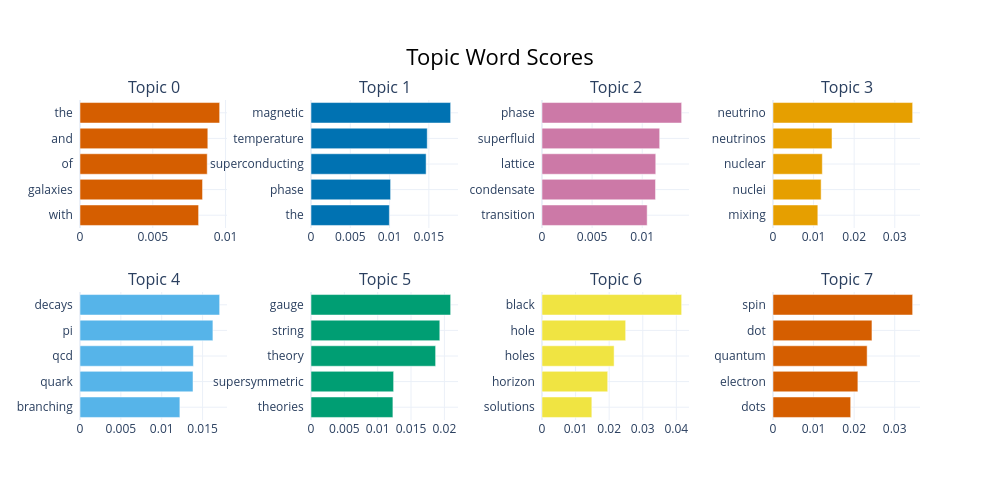

The notebook cell this image was saved under:
### Markdown cell above
The topic value of -1 refers to all outliers and should typically be ignored. The method `visualize_barchart` can be used to visualize the top words for each topic in a bar chart format, which can help to better understand the identified topics and their associated keywords.

### Code cell
model.visualize_barchart()

### Figure 1 — Plotly figure (JSON) as saved in the notebook; plotly's stock layout.template omitted (floating-point values rounded to 4 significant figures)
{"data": [{"marker": {"color": "#D55E00"}, "orientation": "h", "type": "bar", "x": [0.008148, 0.008419, 0.00874, 0.008782, 0.009595], "xaxis": "x", "y": ["with  ", "galaxies  ", "of  ", "and  ", "the  "], "yaxis": "y"}, {"marker": {"color": "#0072B2"}, "orientation": "h", "type": "bar", "x": [0.009974, 0.01013, 0.01465, 0.01479, 0.01777], "xaxis": "x2", "y": ["the  ", "phase  ", "superconducting  ", "temperature  ", "magnetic  "], "yaxis": "y2"}, {"marker": {"color": "#CC79A7"}, "orientation": "h", "type": "bar", "x": [0.01049, 0.01133, 0.01135, 0.01174, 0.01393], "xaxis": "x3", "y": ["transition  ", "condensate  ", "lattice  ", "superfluid  ", "phase  "], "yaxis": "y3"}, {"marker": {"color": "#E69F00"}, "orientation": "h", "type": "bar", "x": [0.01105, 0.01186, 0.01215, 0.01454, 0.03441], "xaxis": "x4", "y": ["mixing  ", "nuclei  ", "nuclear  ", "neutrinos  ", "neutrino  "], "yaxis": "y4"}, {"marker": {"color": "#56B4E9"}, "orientation": "h", "type": "bar", "x": [0.01222, 0.01383, 0.01388, 0.01626, 0.01709], "xaxis": "x5", "y": ["branching  ", "quark  ", "qcd  ", "pi  ", "decays  "], "yaxis": "y5"}, {"marker": {"color": "#009E73"}, "orientation": "h", "type": "bar", "x": [0.01228, 0.01239, 0.01869, 0.01931, 0.02094], "xaxis": "x6", "y": ["theories  ", "supersymmetric  ", "theory  ", "string  ", "gauge  "], "yaxis": "y6"}, {"marker": {"color": "#F0E442"}, "orientation": "h", "type": "bar", "x": [0.01484, 0.01957, 0.02147, 0.02491, 0.04158], "xaxis": "x7", "y": ["solutions  ", "horizon  ", "holes  ", "hole  ", "black  "], "yaxis": "y7"}, {"marker": {"color": "#D55E00"}, "orientation": "h", "type": "bar", "x": [0.01915, 0.02093, 0.02321, 0.0244, 0.03443], "xaxis": "x8", "y": ["dots  ", "electron  ", "quantum  ", "dot  ", "spin  "], "yaxis": "y8"}], "layout": {"annotations": [{"font": {"size": 16}, "showarrow": false, "text": "Topic 0", "x": 0.0875, "xanchor": "center", "xref": "paper", "y": 1, "yanchor": "bottom", "yref": "paper"}, {"font": {"size": 16}, "showarrow": false, "text": "Topic 1", "x": 0.3625, "xanchor": "center", "xref": "paper", "y": 1, "yanchor": "bottom", "yref": "paper"}, {"font": {"size": 16}, "showarrow": false, "text": "Topic 2", "x": 0.6375, "xanchor": "center", "xref": "paper", "y": 1, "yanchor": "bottom", "yref": "paper"}, {"font": {"size": 16}, "showarrow": false, "text": "Topic 3", "x": 0.9125, "xanchor": "center", "xref": "paper", "y": 1, "yanchor": "bottom", "yref": "paper"}, {"font": {"size": 16}, "showarrow": false, "text": "Topic 4", "x": 0.0875, "xanchor": "center", "xref": "paper", "y": 0.4, "yanchor": "bottom", "yref": "paper"}, {"font": {"size": 16}, "showarrow": false, "text": "Topic 5", "x": 0.3625, "xanchor": "center", "xref": "paper", "y": 0.4, "yanchor": "bottom", "yref": "paper"}, {"font": {"size": 16}, "showarrow": false, "text": "Topic 6", "x": 0.6375, "xanchor": "center", "xref": "paper", "y": 0.4, "yanchor": "bottom", "yref": "paper"}, {"font": {"size": 16}, "showarrow": false, "text": "Topic 7", "x": 0.9125, "xanchor": "center", "xref": "paper", "y": 0.4, "yanchor": "bottom", "yref": "paper"}], "height": 500, "hoverlabel": {"bgcolor": "white", "font": {"family": "Rockwell", "size": 16}}, "showlegend": false, "title": {"font": {"color": "Black", "size": 22}, "text": "Topic Word Scores", "x": 0.5, "xanchor": "center", "yanchor": "top"}, "width": 1000, "xaxis": {"anchor": "y", "domain": [0, 0.175], "showgrid": true}, "xaxis2": {"anchor": "y2", "domain": [0.275, 0.45], "showgrid": true}, "xaxis3": {"anchor": "y3", "domain": [0.55, 0.725], "showgrid": true}, "xaxis4": {"anchor": "y4", "domain": [0.825, 1], "showgrid": true}, "xaxis5": {"anchor": "y5", "domain": [0, 0.175], "showgrid": true}, "xaxis6": {"anchor": "y6", "domain": [0.275, 0.45], "showgrid": true}, "xaxis7": {"anchor": "y7", "domain": [0.55, 0.725], "showgrid": true}, "xaxis8": {"anchor": "y8", "domain": [0.825, 1], "showgrid": true}, "yaxis": {"anchor": "x", "domain": [0.6, 1], "showgrid": true}, "yaxis2": {"anchor": "x2", "domain": [0.6, 1], "showgrid": true}, "yaxis3": {"anchor": "x3", "domain": [0.6, 1], "showgrid": true}, "yaxis4": {"anchor": "x4", "domain": [0.6, 1], "showgrid": true}, "yaxis5": {"anchor": "x5", "domain": [0, 0.4], "showgrid": true}, "yaxis6": {"anchor": "x6", "domain": [0, 0.4], "showgrid": true}, "yaxis7": {"anchor": "x7", "domain": [0, 0.4], "showgrid": true}, "yaxis8": {"anchor": "x8", "domain": [0, 0.4], "showgrid": true}}}
